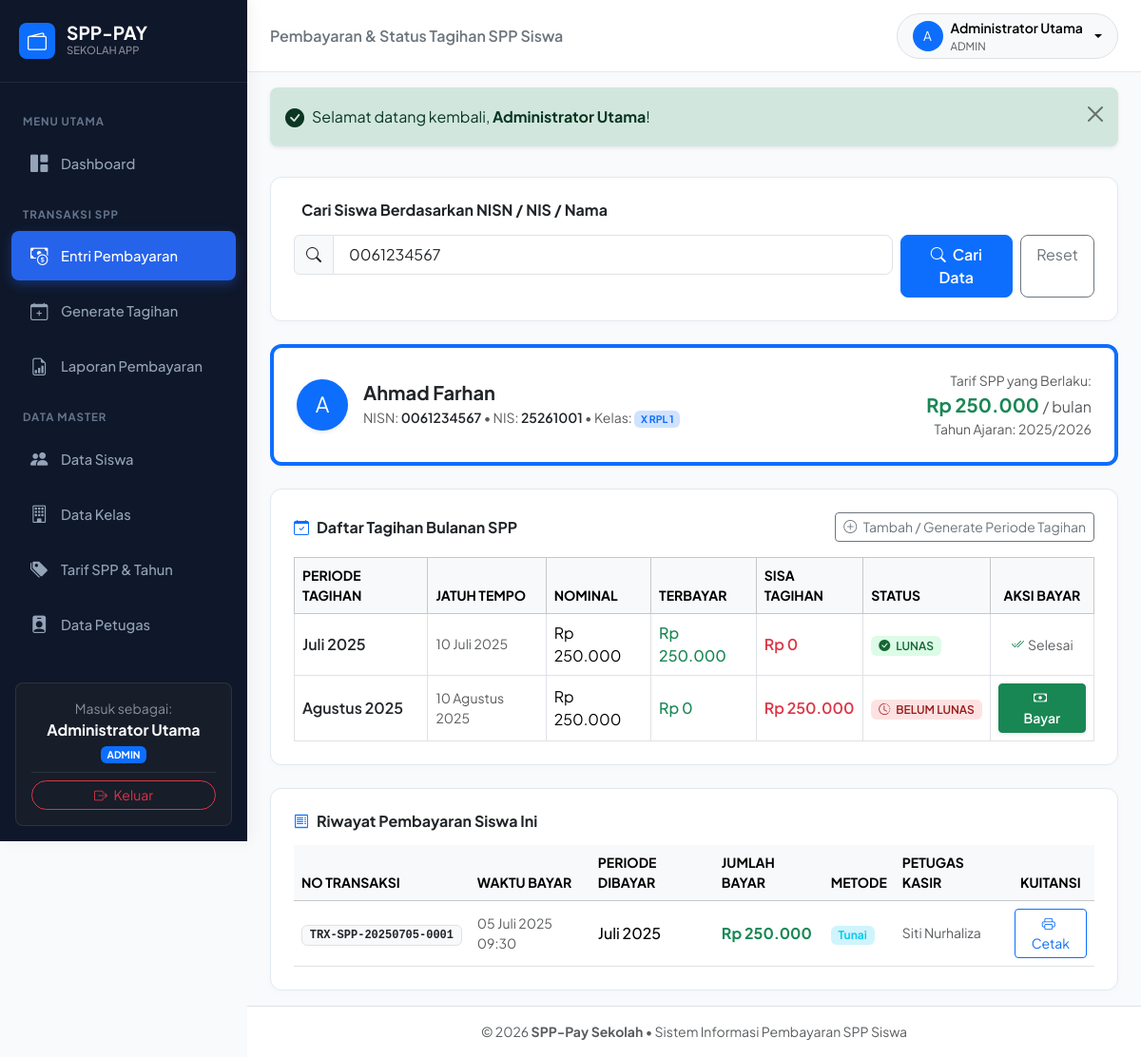
Page /transaksi.php?cari=0061234567 (signed in) on the committed database.
### tables this page shows
CREATE TABLE `siswa` (
    `nisn` CHAR(10) PRIMARY KEY,  
    `nis` CHAR(8) NOT NULL UNIQUE,
    `nama` VARCHAR(100) NOT NULL,
    `jenis_kelamin` ENUM('L', 'P') NOT NULL,
    `id_kelas` INT NOT NULL,
    `id_spp` INT NOT NULL,  
    `alamat` TEXT NULL,
    `no_telp` VARCHAR(15) NULL,
    `nama_wali` VARCHAR(100) NULL,
    `no_telp_wali` VARCHAR(15) NULL,
    `status_siswa` ENUM('aktif', 'lulus', 'pindah', 'keluar') NOT NULL DEFAULT 'aktif',
    `created_at` TIMESTAMP DEFAULT CURRENT_TIMESTAMP,
    `updated_at` TIMESTAMP DEFAULT CURRENT_TIMESTAMP ON UPDATE CURRENT_TIMESTAMP,
    CONSTRAINT `fk_siswa_kelas` FOREIGN KEY (`id_kelas`) 
        REFERENCES `kelas` (`id_kelas`) ON DELETE RESTRICT ON UPDATE CASCADE,
    CONSTRAINT `fk_siswa_spp` FOREIGN KEY (`id_spp`) 
        REFERENCES `tarif_spp` (`id_spp`) ON DELETE RESTRICT ON UPDATE CASCADE
);

CREATE TABLE `kelas` (
    `id_kelas` INT AUTO_INCREMENT PRIMARY KEY,
    `nama_kelas` VARCHAR(20) NOT NULL,  
    `tingkat` ENUM('10', '11', '12', '7', '8', '9', '1', '2', '3', '4', '5', '6') NOT NULL,
    `jurusan` VARCHAR(50) DEFAULT NULL,  
    `created_at` TIMESTAMP DEFAULT CURRENT_TIMESTAMP
);

CREATE TABLE `tarif_spp` (
    `id_spp` INT AUTO_INCREMENT PRIMARY KEY,
    `tahun` VARCHAR(10) NOT NULL,  
    `nominal` DECIMAL(12, 2) NOT NULL,  
    `keterangan` VARCHAR(100) DEFAULT NULL,
    `created_at` TIMESTAMP DEFAULT CURRENT_TIMESTAMP
);

CREATE TABLE `tagihan_spp` (
    `id_tagihan` BIGINT AUTO_INCREMENT PRIMARY KEY,
    `nisn` CHAR(10) NOT NULL,
    `id_spp` INT NOT NULL,
    `bulan` TINYINT NOT NULL,  
    `nama_bulan` VARCHAR(20) NOT NULL,  
    `tahun` YEAR NOT NULL,  
    `nominal_tagihan` DECIMAL(12, 2) NOT NULL,
    `terbayar` DECIMAL(12, 2) NOT NULL DEFAULT 0.00,
    `status` ENUM('belum_lunas', 'lunas') NOT NULL DEFAULT 'belum_lunas',
    `jatuh_tempo` DATE NULL,
    `created_at` TIMESTAMP DEFAULT CURRENT_TIMESTAMP,
    `updated_at` TIMESTAMP DEFAULT CURRENT_TIMESTAMP ON UPDATE CURRENT_TIMESTAMP,
    UNIQUE KEY `unique_siswa_bulan_tahun` (`nisn`, `bulan`, `tahun`),
    CONSTRAINT `fk_tagihan_siswa` FOREIGN KEY (`nisn`) 
        REFERENCES `siswa` (`nisn`) ON DELETE CASCADE ON UPDATE CASCADE,
    CONSTRAINT `fk_tagihan_spp` FOREIGN KEY (`id_spp`) 
        REFERENCES `tarif_spp` (`id_spp`) ON DELETE RESTRICT ON UPDATE CASCADE
);

CREATE TABLE `pembayaran` (
    `id_pembayaran` BIGINT AUTO_INCREMENT PRIMARY KEY,
    `kode_transaksi` VARCHAR(30) NOT NULL UNIQUE,  
    `id_tagihan` BIGINT NOT NULL,
    `id_petugas` INT NOT NULL,
    `tgl_bayar` DATETIME NOT NULL DEFAULT CURRENT_TIMESTAMP,
    `jumlah_bayar` DECIMAL(12, 2) NOT NULL,
    `metode_pembayaran` ENUM('tunai', 'transfer_bank', 'qris') NOT NULL DEFAULT 'tunai',
    `catatan` VARCHAR(255) NULL,
    `bukti_transfer` VARCHAR(255) NULL,
    `created_at` TIMESTAMP DEFAULT CURRENT_TIMESTAMP,
    CONSTRAINT `fk_pembayaran_tagihan` FOREIGN KEY (`id_tagihan`) 
        REFERENCES `tagihan_spp` (`id_tagihan`) ON DELETE RESTRICT ON UPDATE CASCADE,
    CONSTRAINT `fk_pembayaran_petugas` FOREIGN KEY (`id_petugas`) 
        REFERENCES `petugas` (`id_petugas`) ON DELETE RESTRICT ON UPDATE CASCADE
);

CREATE TABLE `petugas` (
    `id_petugas` INT AUTO_INCREMENT PRIMARY KEY,
    `username` VARCHAR(50) NOT NULL UNIQUE,
    `password` VARCHAR(255) NOT NULL,
    `nama_petugas` VARCHAR(100) NOT NULL,
    `level` ENUM('admin', 'petugas', 'kepala_sekolah') NOT NULL DEFAULT 'petugas',
    `created_at` TIMESTAMP DEFAULT CURRENT_TIMESTAMP,
    `updated_at` TIMESTAMP DEFAULT CURRENT_TIMESTAMP ON UPDATE CURRENT_TIMESTAMP
);

### koneksi.php (called while the page is built, shortened)
<?php
function rupiah($nominal) {
    return 'Rp ' . number_format((float)$nominal, 0, ',', '.');
}
function tgl_indo($datetime, $with_time = false) {
    $timestamp = strtotime($datetime);
    $bulanIndo = [
        1 => 'Januari', 2 => 'Februari', 3 => 'Maret', 4 => 'April',
        5 => 'Mei', 6 => 'Juni', 7 => 'Juli', 8 => 'Agustus',
        9 => 'September', 10 => 'Oktober', 11 => 'November', 12 => 'Desember'
    ];
    $hari = date('d', $timestamp);
    $bulan = $bulanIndo[(int)date('m', $timestamp)];
    $tahun = date('Y', $timestamp);
    $hasil = "{$hari} {$bulan} {$tahun}";
    if ($with_time) {
        $hasil .= ' ' . date('H:i', $timestamp);
    }
    return $hasil;
}
function is_siswa() {
    return isset($_SESSION['role']) && $_SESSION['role'] === 'siswa';
}
?>

### transaksi.php (the view, shortened to what this page needs)
<?php
require_once __DIR__ . '/koneksi.php';
$isSiswa = is_siswa();
$keyword = trim($_GET['cari'] ?? '');
$hasil_cari_siswa = null;
$tagihan_siswa = [];
$riwayat_siswa = [];
if (!empty($keyword)) {
    try {
        $stmtSiswa = $pdo->prepare("
            SELECT s.*, k.nama_kelas, k.tingkat, k.jurusan, ts.nominal AS tarif_standar, ts.tahun AS tahun_ajaran
            FROM siswa s
            JOIN kelas k ON s.id_kelas = k.id_kelas
            JOIN tarif_spp ts ON s.id_spp = ts.id_spp
            WHERE s.nisn = ? OR s.nis = ? OR s.nama LIKE ?
            LIMIT 1
        ");
        $stmtSiswa->execute([$keyword, $keyword, "%{$keyword}%"]);
        $hasil_cari_siswa = $stmtSiswa->fetch();
        if ($hasil_cari_siswa) {
            $stmtTagihan = $pdo->prepare("
                SELECT * FROM tagihan_spp
                WHERE nisn = ?
                ORDER BY tahun ASC, bulan ASC
            ");
            $stmtTagihan->execute([$hasil_cari_siswa['nisn']]);
            $tagihan_siswa = $stmtTagihan->fetchAll();
            $stmtRiwayat = $pdo->prepare("
                SELECT p.*, t.nama_bulan, t.tahun AS tahun_spp, pet.nama_petugas
                FROM pembayaran p
                JOIN tagihan_spp t ON p.id_tagihan = t.id_tagihan
                JOIN petugas pet ON p.id_petugas = pet.id_petugas
                WHERE t.nisn = ?
                ORDER BY p.tgl_bayar DESC
            ");
            $stmtRiwayat->execute([$hasil_cari_siswa['nisn']]);
            $riwayat_siswa = $stmtRiwayat->fetchAll();
        }
    } catch (Exception $e) {
        set_flash('danger', 'Terjadi kesalahan sistem: ' . $e->getMessage());
    }
}
include __DIR__ . '/includes/header.php';
?>
<?php if (!$isSiswa): ?>
    <div class="card card-custom p-4 mb-4">
        <h6 class="fw-bold mb-3"><i class="bi bi-person-search me-2 text-primary"></i>Cari Siswa Berdasarkan NISN / NIS / Nama</h6>
        <form method="GET" action="transaksi.php" class="row g-2">
            <div class="col-md-9 col-sm-8">
                <div class="input-group">
                    <span class="input-group-text bg-light"><i class="bi bi-search"></i></span>
                    <input type="text" name="cari" class="form-control form-control-lg fs-6"
                           placeholder="Ketik NISN (10 digit), NIS, atau Nama Siswa..."
                           value="<?= htmlspecialchars($_GET['cari'] ?? '') ?>" required autofocus>
                </div>
            </div>
            <div class="col-md-3 col-sm-4 d-flex gap-2">
                <button type="submit" class="btn btn-primary btn-lg w-100 fs-6 fw-semibold">
                    <i class="bi bi-search me-1"></i> Cari Data
                </button>
                <?php if (!empty($_GET['cari'])): ?>
                    <a href="transaksi.php" class="btn btn-outline-secondary btn-lg fs-6">Reset</a>
                <?php endif; ?>
            </div>
        </form>
    </div>
<?php endif; ?>
<?php if (!empty($keyword)): ?>
    <?php if ($hasil_cari_siswa): ?>
        <div class="card card-custom p-4 mb-4 border-start border-4 border-primary">
            <div class="row align-items-center">
                <div class="col-md-7">
                    <div class="d-flex align-items-center gap-3">
                        <div class="bg-primary text-white rounded-circle d-flex align-items-center justify-content-center shadow-sm" style="width: 54px; height: 54px; font-size: 1.4rem;">
                            <?= strtoupper(substr($hasil_cari_siswa['nama'], 0, 1)) ?>
                        </div>
                        <div>
                            <h5 class="fw-bold text-dark mb-1"><?= htmlspecialchars($hasil_cari_siswa['nama']) ?></h5>
                            <div class="small text-muted">
                                NISN: <span class="fw-semibold text-dark"><?= htmlspecialchars($hasil_cari_siswa['nisn']) ?></span> &bull;
                                NIS: <span class="fw-semibold text-dark"><?= htmlspecialchars($hasil_cari_siswa['nis']) ?></span> &bull;
                                Kelas: <span class="badge bg-primary-subtle text-primary"><?= htmlspecialchars($hasil_cari_siswa['nama_kelas']) ?></span>
                            </div>
                        </div>
                    </div>
                </div>
                <div class="col-md-5 text-md-end mt-3 mt-md-0">
                    <div class="small text-muted">Tarif SPP yang Berlaku:</div>
                    <div class="fw-bold fs-5 text-success"><?= rupiah($hasil_cari_siswa['tarif_standar']) ?> <span class="fs-6 fw-normal text-muted">/ bulan</span></div>
                    <div class="small text-muted">Tahun Ajaran: <?= htmlspecialchars($hasil_cari_siswa['tahun_ajaran']) ?></div>
                </div>
            </div>
        </div>
        <div class="card card-custom p-4 mb-4">
            <div class="d-flex justify-content-between align-items-center mb-3">
                <h6 class="fw-bold mb-0"><i class="bi bi-calendar-check me-2 text-primary"></i>Daftar Tagihan Bulanan SPP</h6>
                <?php if (!$isSiswa): ?>
                    <a href="generate_tagihan.php?nisn=<?= urlencode($hasil_cari_siswa['nisn']) ?>" class="btn btn-sm btn-outline-secondary">
                        <i class="bi bi-plus-circle me-1"></i> Tambah / Generate Periode Tagihan
                    </a>
                <?php endif; ?>
            </div>
            <div class="table-responsive">
                <table class="table table-hover table-bordered align-middle mb-0">
                    <thead class="table-light">
                        <tr class="small text-uppercase text-muted">
                            <th>Periode Tagihan</th>
                            <th>Jatuh Tempo</th>
                            <th>Nominal</th>
                            <th>Terbayar</th>
                            <th>Sisa Tagihan</th>
                            <th>Status</th>
                            <?php if (!$isSiswa): ?><th class="text-center">Aksi Bayar</th><?php endif; ?>
                        </tr>
                    </thead>
                    <tbody>
                        <?php if (!empty($tagihan_siswa)): ?>
                            <?php foreach ($tagihan_siswa as $tgh):
                                $sisa = $tgh['nominal_tagihan'] - $tgh['terbayar'];
                            ?>
                                <tr>
                                    <td class="fw-semibold text-dark"><?= htmlspecialchars($tgh['nama_bulan']) . ' ' . $tgh['tahun'] ?></td>
                                    <td class="small text-muted"><?= $tgh['jatuh_tempo'] ? tgl_indo($tgh['jatuh_tempo']) : '-' ?></td>
                                    <td><?= rupiah($tgh['nominal_tagihan']) ?></td>
                                    <td class="text-success fw-medium"><?= rupiah($tgh['terbayar']) ?></td>
                                    <td class="text-danger fw-semibold"><?= rupiah($sisa) ?></td>
                                    <td>
                                        <?php if ($tgh['status'] === 'lunas'): ?>
                                            <span class="badge badge-lunas px-2 py-1"><i class="bi bi-check-circle-fill me-1"></i> LUNAS</span>
                                        <?php else: ?>
                                            <span class="badge badge-belum px-2 py-1"><i class="bi bi-clock-history me-1"></i> BELUM LUNAS</span>
                                        <?php endif; ?>
                                    </td>
                                    <?php if (!$isSiswa): ?>
                                        <td class="text-center">
                                            <?php if ($tgh['status'] !== 'lunas'): ?>
                                                <button type="button" class="btn btn-sm btn-success px-3 fw-semibold shadow-sm"
                                                        data-bs-toggle="modal"
                                                        data-bs-target="#modalBayar"
                                                        data-idtagihan="<?= $tgh['id_tagihan'] ?>"
                                                        data-periode="<?= htmlspecialchars($tgh['nama_bulan'] . ' ' . $tgh['tahun']) ?>"
                                                        data-sisa="<?= $sisa ?>">
                                                    <i class="bi bi-cash me-1"></i> Bayar
                                                </button>
                                            <?php else: ?>
                                                <span class="text-muted small"><i class="bi bi-check2-all text-success me-1"></i>Selesai</span>
                                            <?php endif; ?>
                                        </td>
                                    <?php endif; ?>
                                </tr>
                            <?php endforeach; ?>
                        <?php endif; ?>
                    </tbody>
                </table>
            </div>
        </div>
        <?php if (!empty($riwayat_siswa)): ?>
            <div class="card card-custom p-4">
                <h6 class="fw-bold mb-3"><i class="bi bi-receipt me-2 text-primary"></i>Riwayat Pembayaran Siswa Ini</h6>
                <div class="table-responsive">
                    <table class="table table-hover align-middle mb-0">
                        <thead class="table-light small text-uppercase text-muted">
                            <tr>
                                <th>No Transaksi</th>
                                <th>Waktu Bayar</th>
                                <th>Periode Dibayar</th>
                                <th>Jumlah Bayar</th>
                                <th>Metode</th>
                                <th>Petugas Kasir</th>
                                <th class="text-center">Kuitansi</th>
                            </tr>
                        </thead>
                        <tbody>
                            <?php foreach ($riwayat_siswa as $rw): ?>
                                <tr>
                                    <td><span class="badge bg-light text-dark border font-monospace"><?= htmlspecialchars($rw['kode_transaksi']) ?></span></td>
                                    <td class="small text-muted"><?= tgl_indo($rw['tgl_bayar'], true) ?></td>
                                    <td class="fw-medium"><?= htmlspecialchars($rw['nama_bulan']) . ' ' . $rw['tahun_spp'] ?></td>
                                    <td class="fw-bold text-success"><?= rupiah($rw['jumlah_bayar']) ?></td>
                                    <td><span class="badge bg-info-subtle text-info text-capitalize"><?= htmlspecialchars($rw['metode_pembayaran']) ?></span></td>
                                    <td class="small text-muted"><?= htmlspecialchars($rw['nama_petugas']) ?></td>
                                    <td class="text-center">
                                        <a href="cetak_kuitansi.php?id=<?= $rw['id_pembayaran'] ?>" target="_blank" class="btn btn-sm btn-outline-primary" title="Cetak Kuitansi">
                                            <i class="bi bi-printer me-1"></i> Cetak
                                        </a>
                                    </td>
                                </tr>
                            <?php endforeach; ?>
                        </tbody>
                    </table>
                </div>
            </div>
        <?php endif; ?>
    <?php endif; ?>
<?php endif; ?>
<?php include __DIR__ . '/includes/footer.php'; ?>

### includes/header.php (style rules this page uses)
:root { --sidebar-width: 260px; --primary-color: #2563eb; --primary-hover: #1d4ed8; --bg-body: #f8fafc; --card-border: #e2e8f0; }
body { font-family: 'Plus Jakarta Sans', sans-serif; background-color: var(--bg-body); color: #1e293b; min-height: 100vh; display: flex; flex-direction: column; }
.card-custom { border: 1px solid var(--card-border); border-radius: 12px; background: #ffffff; box-shadow: 0 2px 8px rgba(0, 0, 0, 0.02); transition: transform 0.2s ease, box-shadow 0.2s ease; }
.badge-lunas { background-color: #dcfce7; color: #166534; font-weight: 600; }
.badge-belum { background-color: #fee2e2; color: #991b1b; font-weight: 600; }

### rows in the picture
siswa: nama "A", nama "Ahmad Farhan", nisn "0061234567", nis "25261001", id_kelas.nama_kelas "X RPL 1", id_spp.nominal "Rp 250.000", id_spp.tahun "2025/2026"
tagihan_spp: nama_bulan "Juli", tahun "2025", jatuh_tempo "10 Juli 2025", nominal_tagihan "Rp 250.000", terbayar "Rp 250.000", rupiah($sisa) "Rp 0", status "lunas" (drawn)
tagihan_spp: nama_bulan "Agustus", tahun "2025", jatuh_tempo "10 Agustus 2025", nominal_tagihan "Rp 250.000", terbayar "Rp 0", rupiah($sisa) "Rp 250.000", status "belum_lunas" (drawn)
pembayaran: kode_transaksi "TRX-SPP-20250705-0001", tgl_bayar "05 Juli 2025 09:30", id_tagihan.nama_bulan "Juli", id_tagihan.tahun "2025", jumlah_bayar "Rp 250.000", metode_pembayaran "Tunai", id_petugas.nama_petugas "Siti Nurhaliza"

### other values in the picture
$_SESSION['user_nama'] "Administrator Utama"
$role "ADMIN"
$pageHeader "Pembayaran & Status Tagihan SPP Siswa"
substr($userName, 0, 1) "A"
$userName "Administrator Utama"
$userRole "ADMIN"
$flash['message'] "Selamat datang kembali, Administrator Utama !"
